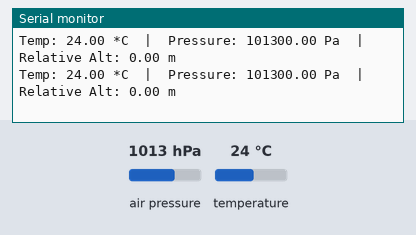
The sketch below on a simulated Arduino Uno, built with avr-gcc and run on an emulated ATmega328P. On the bench: the last lines printed to the serial monitor. Inputs (shaded band) come from the test bench; at power-on: air pressure 1013 hPa, temperature 24 °C.

Above: at 3.3 s.
3.4 s: air pressure set to 952 hPa
At 3.56 s:
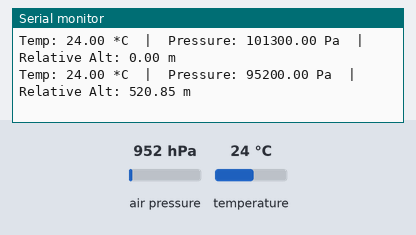
4.9 s: temperature set to 12 °C
At 5.0 s:
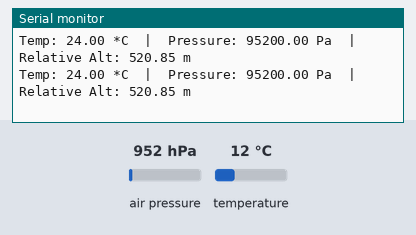
6.4 s: air pressure set to 975 hPa
At 6.44 s:
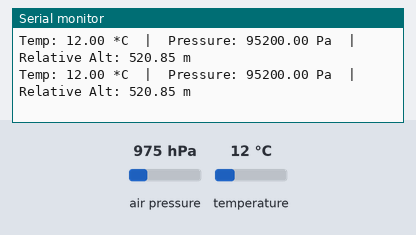
Timing chart, 0 to 9.4 s (numbered marks = the images above; inputs shaded):
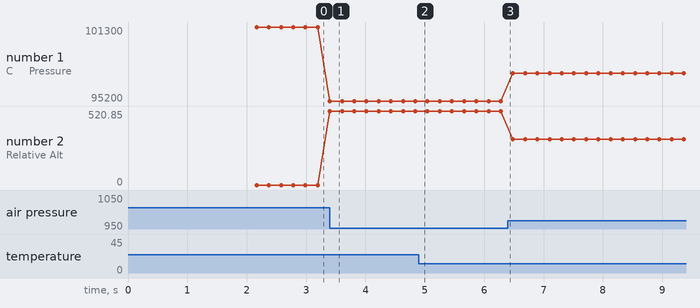

Measured:
- plotted number 1: 95200 → 97500 after the input at 6.4 s
- plotted number 2: 520.85 → 321.37 after the input at 6.4 s

The sketch:

BMP280_Test.ino
```cpp
#include <Wire.h>
#include <Adafruit_Sensor.h>
#include <Adafruit_BMP280.h>

// Create an instance of the BMP280 object for I2C communication
Adafruit_BMP280 bmp;

// Variables for calibration and relative altitude
float groundLevelPressure = 0.0;
float currentRelativeAltitude = 0.0;

void setup() {
  Serial.begin(115200);
  while (!Serial) delay(100);   // wait for serial monitor to open

  Serial.println(F("BMP280 Initialization..."));

  // Initialize the sensor
  unsigned status = bmp.begin(0x76);

  if (!status) {
    Serial.println(F("Could not find a valid BMP280 sensor, check wiring or try a different address!"));
    Serial.print("SensorID was: 0x"); Serial.println(bmp.sensorID(), 16);
    while (1) delay(10); // Halt the program here if sensor is not found
  }

  // --- BMP280 CONFIGURATION SETTINGS ---
  bmp.setSampling(Adafruit_BMP280::MODE_NORMAL,     /* Operating Mode */
                  Adafruit_BMP280::SAMPLING_X2,     /* Temp. oversampling */
                  Adafruit_BMP280::SAMPLING_X16,    /* Pressure oversampling */
                  Adafruit_BMP280::FILTER_X16,      /* IIR Filtering */
                  Adafruit_BMP280::STANDBY_MS_1);   /* Standby time */

  Serial.println(F("BMP280 initialized successfully!"));

  // --- CALIBRATION PHASE (Zeroing the Altitude) ---
  // In a drone, the absolute altitude above sea level doesn't matter for hovering.
  // We care about height above the ground.
  Serial.println(F("Calibrating Ground Level Pressure. Please do not move the drone..."));

  float pressureSum = 0;
  int numSamples = 50; // Read 50 times to get a stable average

  // We throw away the first few readings as the sensor stabilizes
  bmp.readPressure();
  delay(100);

  // Take multiple samples to average out any sensor noise
  for(int i = 0; i < numSamples; i++) {
    pressureSum += bmp.readPressure();
    delay(20); // 20ms between readings
  }

  // Average the readings
  groundLevelPressure = pressureSum / numSamples;

  // Convert from Pascals (Pa) to hectoPascals (hPa) because readAltitude expects hPa
  groundLevelPressure = groundLevelPressure / 100.0;

  Serial.print(F("Calibration Complete! Ground level pressure set to: "));
  Serial.print(groundLevelPressure);
  Serial.println(F(" hPa"));
  Serial.println(F("Starting measurements..."));
  delay(1000);
}

void loop() {
    // Read Temperature and Pressure just to show off!
    Serial.print(F("Temp: "));
    Serial.print(bmp.readTemperature());
    Serial.print(F(" *C  |  "));

    Serial.print(F("Pressure: "));
    Serial.print(bmp.readPressure());
    Serial.print(F(" Pa  |  "));

    // We pass our dynamically calculated groundLevelPressure instead of the standard 1013.25.
    // This gives us our RELATIVE altitude (height from the ground) starting at 0.00 meters!
    currentRelativeAltitude = bmp.readAltitude(groundLevelPressure);

    Serial.print(F("Relative Alt: "));
    Serial.print(currentRelativeAltitude);
    Serial.println(" m");

    // Small delay just for serial monitor readability.
    // In actual flight controller loop, you run non-blocking code without delay().
    delay(200);
}
```
